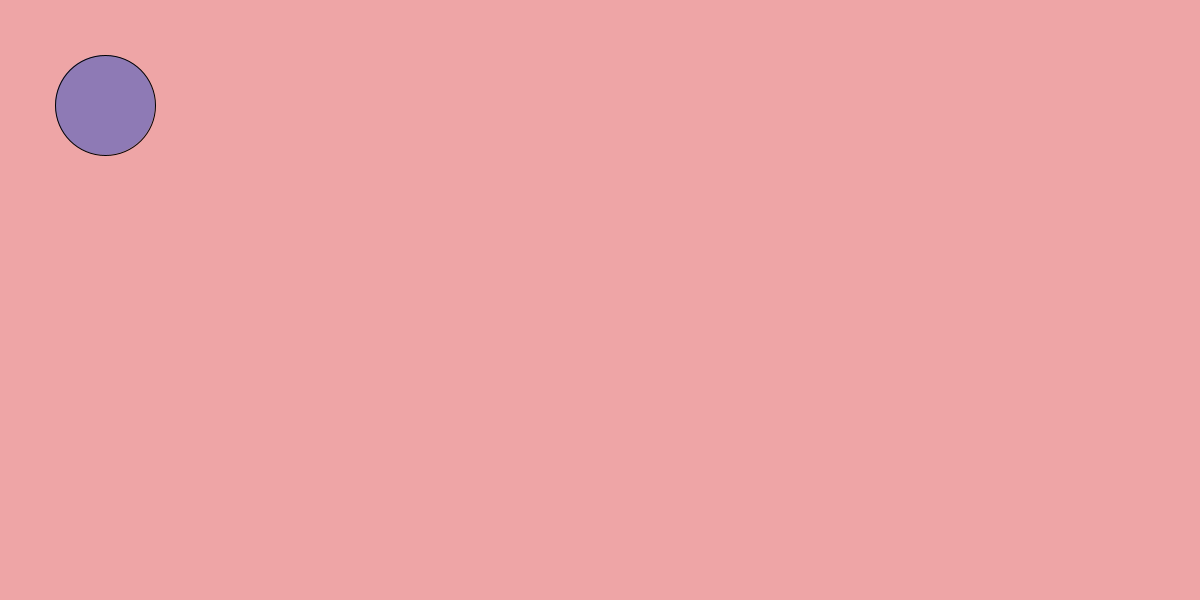
Frame 1 (no input)
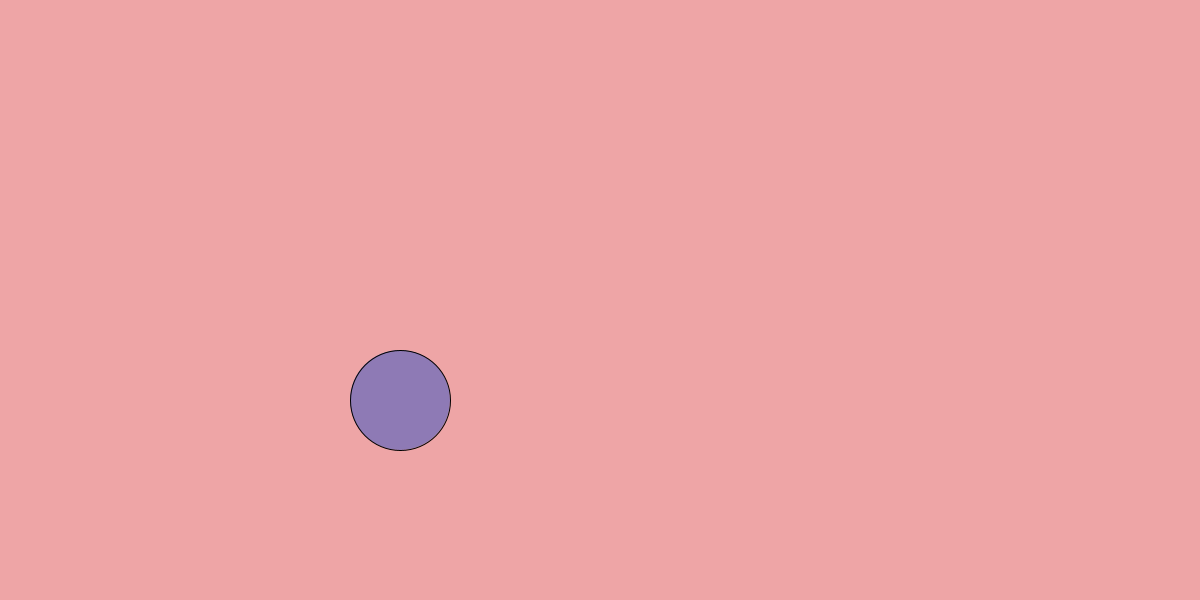
Frame 60 (the mouse pressed at the canvas centre just before this capture)
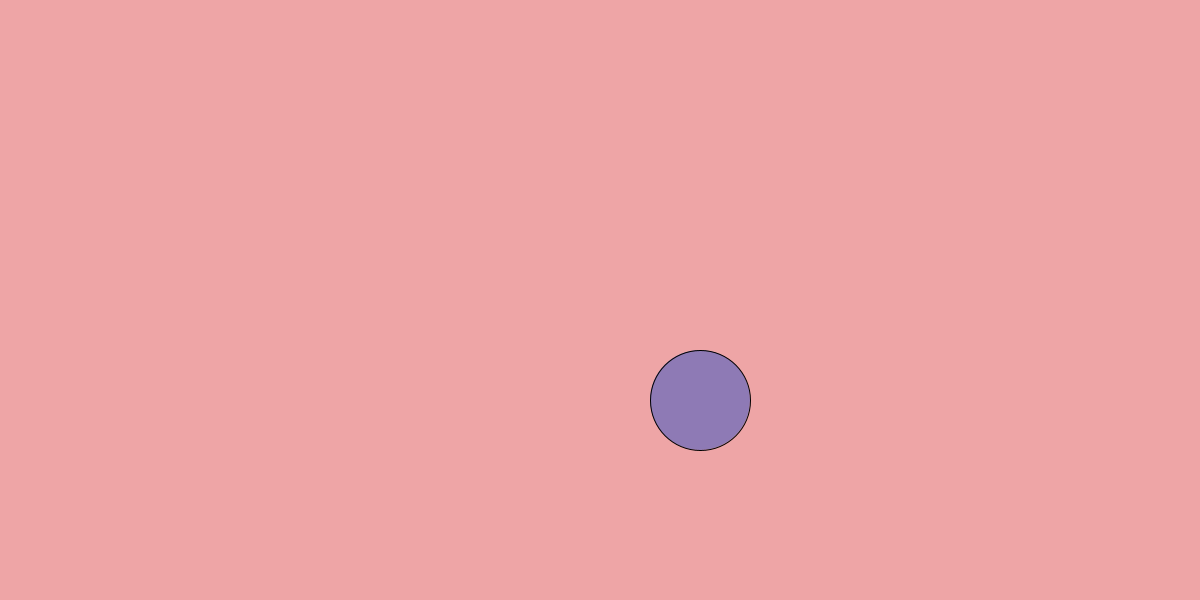
Frame 120 (the mouse held since frame 60 and released just before this capture)

The Processing sketch that drew these frames (run headless with seeded random() and noise(); from frame 60 on, the mouse is pressed at the canvas centre):

// Processing sketch: sketch_240422a
// ── sketch_240422a.pde
 int lienzo =100;
 int posY =100;
 int posX =100;
 int dirx=5;
int diry =5;

void setup()
 {// esta funcion se ejecuta una vez
 size (1200,600);
 background(#EEA5A6);

 }
 
 
 void draw(){
 
 background(#EEA5A6);
 
 fill(#8E7AB5);
 posY += diry*1;
 posX += dirx*1;
 
 ellipse(posX, posY, lienzo, lienzo );
 
 if(posX>=width-lienzo/2){
 dirx=dirx*-1;
 }
 
   if(posX<=0+lienzo/2){
 dirx=dirx*-1;
 }
 
  if(posY>=height-lienzo/2){
 diry=diry*-1;
 }
 
  if(posY<=0 + lienzo/2){
    diry=diry*-1;
 }
 
 
 }
